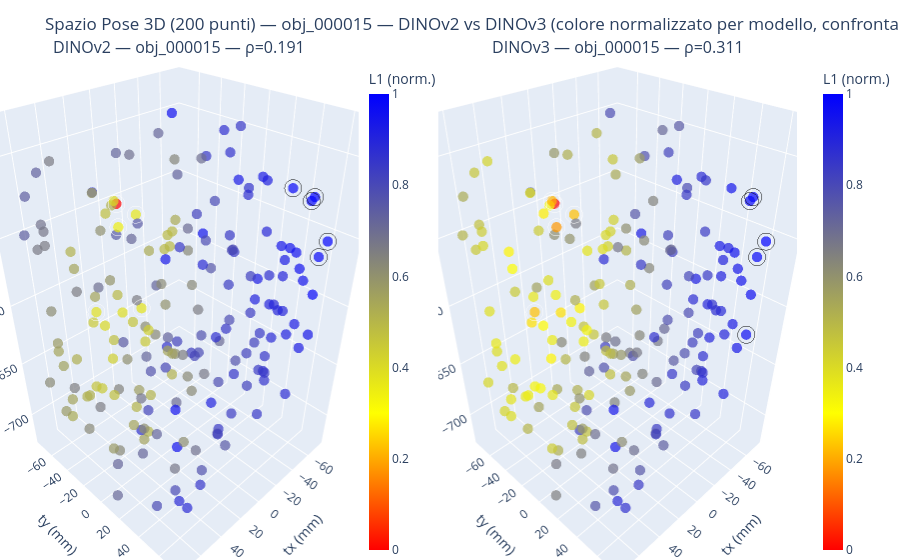

This figure's notebook cell:
### Code cell
import plotly.graph_objects as go
from plotly.subplots import make_subplots
import pandas as pd
import numpy as np
import torch
from PIL import Image
import matplotlib.pyplot as plt
from scipy.stats import spearmanr


def _compute_L1(img_paths, extract_fn, token, grid, pca_model):
    e_ref = extract_fn(Image.open(img_paths[0]).convert("RGB"),
                        token=token, grid=grid, pca_model=pca_model)
    if e_ref.dim() > 1:
        e_ref = e_ref.flatten()

    L1 = []
    for p in img_paths:
        e = extract_fn(Image.open(p).convert("RGB"),
                        token=token, grid=grid, pca_model=pca_model)
        if e.dim() > 1:
            e = e.flatten()
        L1.append(torch.abs(e_ref - e).sum().item())
    return np.array(L1)


def visualizza_embedding_3d_plotly_comparison(obj_name, dataset="ycbv_translation",
                                               token="PCA", grid=2, K=10, W=5,
                                               pca_v2=None, pca_v3=None):
    """
    Versione affiancata: DINOv2 (sinistra) vs DINOv3 (destra), stesso oggetto/pose,
    nello spazio 3D delle traslazioni.

    token="PCA" -> richiede pca_v2 e pca_v3 (PCA già fittate, es. da compute_pca).
    Per usare token diverso da "PCA" (es. "pool", "cls"), pca_v2/pca_v3 possono
    restare None: i wrapper li ignorano se token != "PCA".
    """
    if token == "PCA" and (pca_v2 is None or pca_v3 is None):
        raise ValueError("token='PCA' richiede sia pca_v2 che pca_v3.")

    df = pd.read_csv(RENDERS / dataset / "gt_poses.csv")
    df = df[df["object"] == obj_name].reset_index(drop=True)
    T = df[["tx", "ty", "tz"]].values
    t_ref = T[0]

    img_paths = [RENDERS / img_path for img_path in df["image"]]

    # embedding + L1 per entrambi i modelli
    L1_v2 = _compute_L1(img_paths, extract_featuresv2, token, grid, pca_v2)
    L1_v3 = _compute_L1(img_paths, extract_featuresv3, token, grid, pca_v3)

    # angoli/traslazioni per correlazione (usiamo la distanza euclidea da t_ref
    # come "ground truth" di riferimento nello spazio traslazioni)
    pose_dist = np.linalg.norm(T - t_ref, axis=1)
    rho_v2, _ = spearmanr(pose_dist, L1_v2)
    rho_v3, _ = spearmanr(pose_dist, L1_v3)

    custom_colors = [[0.0, "red"], [0.3, "yellow"], [1.0, "blue"]]

    # ================= FIGURA 3D AFFIANCATA (2 scene, colorscale condivisa) =================
    # NB: normalizziamo ogni L1 nel proprio [0,1] (min-max) cosi' il colore
    # rappresenta la posizione RELATIVA all'interno di ciascun modello ed e'
    # confrontabile visivamente tra i due plot. Il valore assoluto di L1 resta
    # comunque leggibile nell'hover/testo, ma NON e' un indicatore di "modello
    # migliore": la scala grezza dipende dalla varianza dei componenti PCA di
    # ciascun modello, non dalla sua capacita' discriminativa. Per quello guarda
    # rho (Spearman) nel titolo: piu' alto = il modello separa meglio pose vicine
    # da pose lontane.

    def _norm01(x):
        return (x - x.min()) / (x.max() - x.min() + 1e-8)

    L1_v2_norm = _norm01(L1_v2)
    L1_v3_norm = _norm01(L1_v3)

    fig = make_subplots(
        rows=1, cols=2,
        specs=[[{"type": "scatter3d"}, {"type": "scatter3d"}]],
        subplot_titles=(f"DINOv2 — {obj_name} — ρ={rho_v2:.3f}",
                         f"DINOv3 — {obj_name} — ρ={rho_v3:.3f}")
    )

    model_data = [
        ("DINOv2", L1_v2, L1_v2_norm, 1),
        ("DINOv3", L1_v3, L1_v3_norm, 2),
    ]

    for name, L1, L1_norm, col in model_data:
        indici_ordinati = np.argsort(L1)
        indici_top_k = indici_ordinati[:K]
        indici_worst_w = indici_ordinati[-W:][::-1]

        fig.add_trace(go.Scatter3d(
            x=T[:, 0], y=T[:, 1], z=T[:, 2],
            mode='markers',
            marker=dict(
                size=6, color=L1_norm, colorscale=custom_colors,
                cmin=0, cmax=1,
                colorbar=dict(title="L1 (norm.)", thickness=20, x=0.45 if col == 1 else 1.02),
                opacity=0.7
            ),
            text=[f"Posa: {i}<br>L1: {val:.2f}" for i, val in enumerate(L1)],
            hoverinfo='text+x+y+z',
            name=f"{name} — Tutte le pose",
            showlegend=False
        ), row=1, col=col)

        fig.add_trace(go.Scatter3d(
            x=T[indici_top_k, 0], y=T[indici_top_k, 1], z=T[indici_top_k, 2],
            mode='markers',
            marker=dict(size=10, color='rgba(0,0,0,0)', line=dict(color='white', width=3)),
            text=[f"Top {i}<br>Posa: {idx}" for i, idx in enumerate(indici_top_k)],
            hoverinfo='text',
            name=f"{name} — Top {K}",
            showlegend=False
        ), row=1, col=col)

        fig.add_trace(go.Scatter3d(
            x=T[indici_worst_w, 0], y=T[indici_worst_w, 1], z=T[indici_worst_w, 2],
            mode='markers',
            marker=dict(size=10, color='rgba(0,0,0,0)', line=dict(color='black', width=3)),
            text=[f"Worst {i}<br>Posa: {idx}" for i, idx in enumerate(indici_worst_w)],
            hoverinfo='text',
            name=f"{name} — Worst {W}",
            showlegend=False
        ), row=1, col=col)

    fig.update_layout(
        title=f"Spazio Pose 3D ({len(df)} punti) — {obj_name} — DINOv2 vs DINOv3 "
              f"(colore normalizzato per modello, confronta ρ per la qualita')",
        scene=dict(xaxis=dict(title='tx (mm)'), yaxis=dict(title='ty (mm)'),
                    zaxis=dict(title='tz (mm)'), aspectmode='data'),
        scene2=dict(xaxis=dict(title='tx (mm)'), yaxis=dict(title='ty (mm)'),
                     zaxis=dict(title='tz (mm)'), aspectmode='data'),
        margin=dict(l=0, r=0, b=0, t=60)
    )

    fig.show()

    # ================= GRIGLIE IMMAGINI: un'unica figura, 2 colonne allineate =================
    # colonna sinistra = DINOv2 (sotto lo scatter di sinistra)
    # colonna destra   = DINOv3 (sotto lo scatter di destra)

    def _disegna_blocco(fig_mat, gs_block, indici, L1, is_worst, col_label):
        cols = len(indici)
        gs_inner = gs_block.subgridspec(1, cols, wspace=0.05)
        for ax_idx, orig_idx in enumerate(indici):
            ax = fig_mat.add_subplot(gs_inner[0, ax_idx])
            ax.imshow(Image.open(img_paths[orig_idx]))
            ax.axis('off')

            t_corrente = T[orig_idx]
            delta_t = t_corrente - t_ref

            if orig_idx == 0:
                titolo = f"TARGET\nL1: 0.00"
                ax.set_title(titolo, color="red", fontweight="bold", fontsize=9)
            else:
                label_prefisso = "Worst" if is_worst else "Top"
                colore_testo = "darkred" if is_worst else "black"
                titolo = (f"{label_prefisso} {ax_idx} (P:{orig_idx}) L1:{L1[orig_idx]:.1f}\n"
                          f"Δ=({delta_t[0]:.0f},{delta_t[1]:.0f},{delta_t[2]:.0f})")
                ax.set_title(titolo, fontsize=8, color=colore_testo)

    n_rows_top = 1  # assume K <= ~6 per riga; alza se K e' grande
    fig_mat = plt.figure(figsize=(18, 8))
    fig_mat.suptitle(f"{obj_name} — DINOv2 (sx) vs DINOv3 (dx)", fontsize=16, fontweight='bold', y=1.02)

    outer = fig_mat.add_gridspec(2, 2, height_ratios=[1, 1], wspace=0.15, hspace=0.6)

    for col_idx, (name, L1) in enumerate([("DINOv2", L1_v2), ("DINOv3", L1_v3)]):
        indici_ordinati = np.argsort(L1)
        indici_top_k = indici_ordinati[:K]
        indici_worst_w = indici_ordinati[-W:][::-1]

        fig_mat.text(0.25 + col_idx * 0.5, 0.98, f"[{name}] Top {K} pose simili",
                     ha='center', fontsize=12, fontweight='bold')
        _disegna_blocco(fig_mat, outer[0, col_idx], indici_top_k, L1, is_worst=False, col_label=name)

        fig_mat.text(0.25 + col_idx * 0.5, 0.5, f"[{name}] Worst {W} pose distanti",
                     ha='center', fontsize=12, fontweight='bold')
        _disegna_blocco(fig_mat, outer[1, col_idx], indici_worst_w, L1, is_worst=True, col_label=name)

    plt.show()



visualizza_embedding_3d_plotly_comparison(
    "obj_000015", grid=2, K=5, W=5,
    token="PCA", pca_v2=pca_v2, pca_v3=pca_v3
)

### Figure 1 — Plotly figure (JSON) as saved in the notebook; plotly's stock layout.template omitted (floating-point values rounded to 4 significant figures; data arrays with more than 128 entries replaced by an {"elided": "..."} marker saying what was removed)
{"data": [{"hoverinfo": "text+x+y+z", "marker": {"cmax": 1, "cmin": 0, "color": {"elided": "200 float values"}, "colorbar": {"thickness": 20, "title": {"text": "L1 (norm.)"}, "x": 0.45}, "colorscale": [[0, "red"], [0.3, "yellow"], [1, "blue"]], "opacity": 0.7, "size": 6}, "mode": "markers", "name": "DINOv2 — Tutte le pose", "scene": "scene", "showlegend": false, "text": {"elided": "200 str values"}, "type": "scatter3d", "x": {"elided": "200 float values"}, "y": {"elided": "200 float values"}, "z": {"elided": "200 float values"}}, {"hoverinfo": "text", "marker": {"color": "rgba(0,0,0,0)", "line": {"color": "white", "width": 3}, "size": 10}, "mode": "markers", "name": "DINOv2 — Top 5", "scene": "scene", "showlegend": false, "text": ["Top 0<br>Posa: 0", "Top 1<br>Posa: 114", "Top 2<br>Posa: 21", "Top 3<br>Posa: 20", "Top 4<br>Posa: 92"], "type": "scatter3d", "x": [20.5, 26.01, 14.12, 10.71, 32.13], "y": [-34.46, -27.24, -24.26, -26.67, -49.84], "z": [-530.6, -541.7, -536.4, -609.1, -613.3]}, {"hoverinfo": "text", "marker": {"color": "rgba(0,0,0,0)", "line": {"color": "black", "width": 3}, "size": 10}, "mode": "markers", "name": "DINOv2 — Worst 5", "scene": "scene", "showlegend": false, "text": ["Worst 0<br>Posa: 73", "Worst 1<br>Posa: 48", "Worst 2<br>Posa: 167", "Worst 3<br>Posa: 106", "Worst 4<br>Posa: 120"], "type": "scatter3d", "x": [-68.4, -52.58, -50.39, -65.43, -47.46], "y": [48.31, 70.75, 57.4, 33.81, 69.31], "z": [-528.1, -544.1, -521.8, -525.9, -553.2]}, {"hoverinfo": "text+x+y+z", "marker": {"cmax": 1, "cmin": 0, "color": {"elided": "200 float values"}, "colorbar": {"thickness": 20, "title": {"text": "L1 (norm.)"}, "x": 1.02}, "colorscale": [[0, "red"], [0.3, "yellow"], [1, "blue"]], "opacity": 0.7, "size": 6}, "mode": "markers", "name": "DINOv3 — Tutte le pose", "scene": "scene2", "showlegend": false, "text": {"elided": "200 str values"}, "type": "scatter3d", "x": {"elided": "200 float values"}, "y": {"elided": "200 float values"}, "z": {"elided": "200 float values"}}, {"hoverinfo": "text", "marker": {"color": "rgba(0,0,0,0)", "line": {"color": "white", "width": 3}, "size": 10}, "mode": "markers", "name": "DINOv3 — Top 5", "scene": "scene2", "showlegend": false, "text": ["Top 0<br>Posa: 0", "Top 1<br>Posa: 114", "Top 2<br>Posa: 162", "Top 3<br>Posa: 21", "Top 4<br>Posa: 92"], "type": "scatter3d", "x": [20.5, 26.01, 29.36, 14.12, 32.13], "y": [-34.46, -27.24, -25.75, -24.26, -49.84], "z": [-530.6, -541.7, -522.8, -536.4, -613.3]}, {"hoverinfo": "text", "marker": {"color": "rgba(0,0,0,0)", "line": {"color": "black", "width": 3}, "size": 10}, "mode": "markers", "name": "DINOv3 — Worst 5", "scene": "scene2", "showlegend": false, "text": ["Worst 0<br>Posa: 48", "Worst 1<br>Posa: 73", "Worst 2<br>Posa: 120", "Worst 3<br>Posa: 167", "Worst 4<br>Posa: 148"], "type": "scatter3d", "x": [-52.58, -68.4, -47.46, -50.39, -56.48], "y": [70.75, 48.31, 69.31, 57.4, 64.93], "z": [-544.1, -528.1, -553.2, -521.8, -618.8]}], "layout": {"annotations": [{"font": {"size": 16}, "showarrow": false, "text": "DINOv2 — obj_000015 — ρ=0.191", "x": 0.225, "xanchor": "center", "xref": "paper", "y": 1, "yanchor": "bottom", "yref": "paper"}, {"font": {"size": 16}, "showarrow": false, "text": "DINOv3 — obj_000015 — ρ=0.311", "x": 0.775, "xanchor": "center", "xref": "paper", "y": 1, "yanchor": "bottom", "yref": "paper"}], "margin": {"b": 0, "l": 0, "r": 0, "t": 60}, "scene": {"aspectmode": "data", "domain": {"x": [0, 0.45], "y": [0, 1]}, "xaxis": {"title": {"text": "tx (mm)"}}, "yaxis": {"title": {"text": "ty (mm)"}}, "zaxis": {"title": {"text": "tz (mm)"}}}, "scene2": {"aspectmode": "data", "domain": {"x": [0.55, 1], "y": [0, 1]}, "xaxis": {"title": {"text": "tx (mm)"}}, "yaxis": {"title": {"text": "ty (mm)"}}, "zaxis": {"title": {"text": "tz (mm)"}}}, "title": {"text": "Spazio Pose 3D (200 punti) — obj_000015 — DINOv2 vs DINOv3 (colore normalizzato per modello, confronta ρ per la qualita')"}}}
